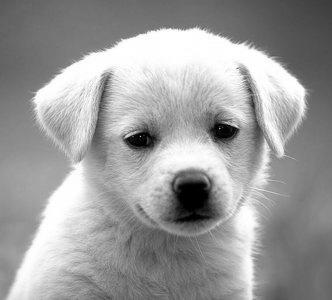
#> input picture dog.jpg, 332 x 300 px
$ python convolution-demo.py   (older library calls are emulated)
#> lines starting #> are read from the running program, lines starting #| are printed output that depends on the picture
# This does a convolution on an image
# if you get an error
# ImportError: No module named skimage
# you may need to run:
# > pip install scikit-image
# > pip install scipy

import numpy as np

from skimage import io
from skimage import data
from scipy.signal import convolve2d

image = io.imread('dog.jpg', as_grey=True)
#> image is the input picture: shape (300, 332) float64; min 0, max 1, mean 0.611

kernel = [[0.0, 0.5, 0.0],
          [0.5, 0.0, -0.5],
          [0.0, -0.5, 0.0]]

new_image = convolve2d(image, kernel)
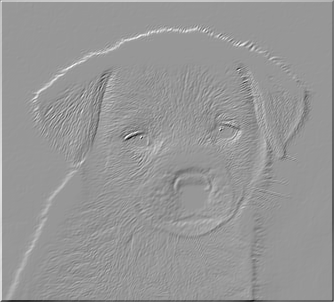
#> new_image: shape (302, 334) float64; min -0.643, max 0.439, mean -1.13e-18; drawn with min black and max white

io.imsave('out.png', new_image)

$ run again, with a_parrot.jpg copied over dog.jpg
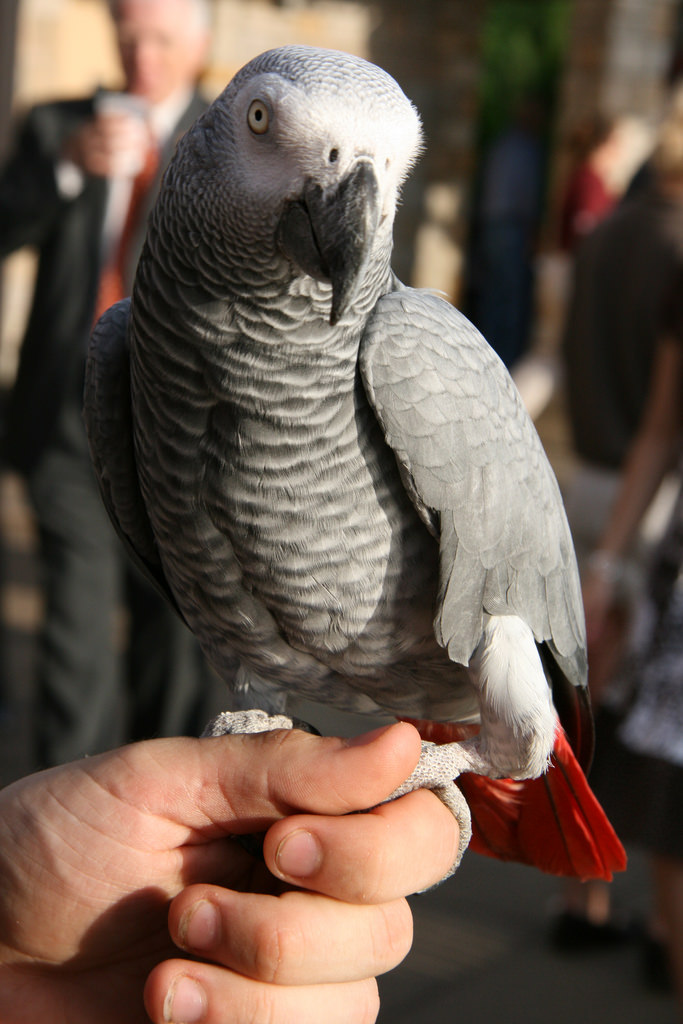
#> input picture a_parrot.jpg, 683 x 1024 px
#> `image = io.imread('dog.jpg', as_grey=True)`:
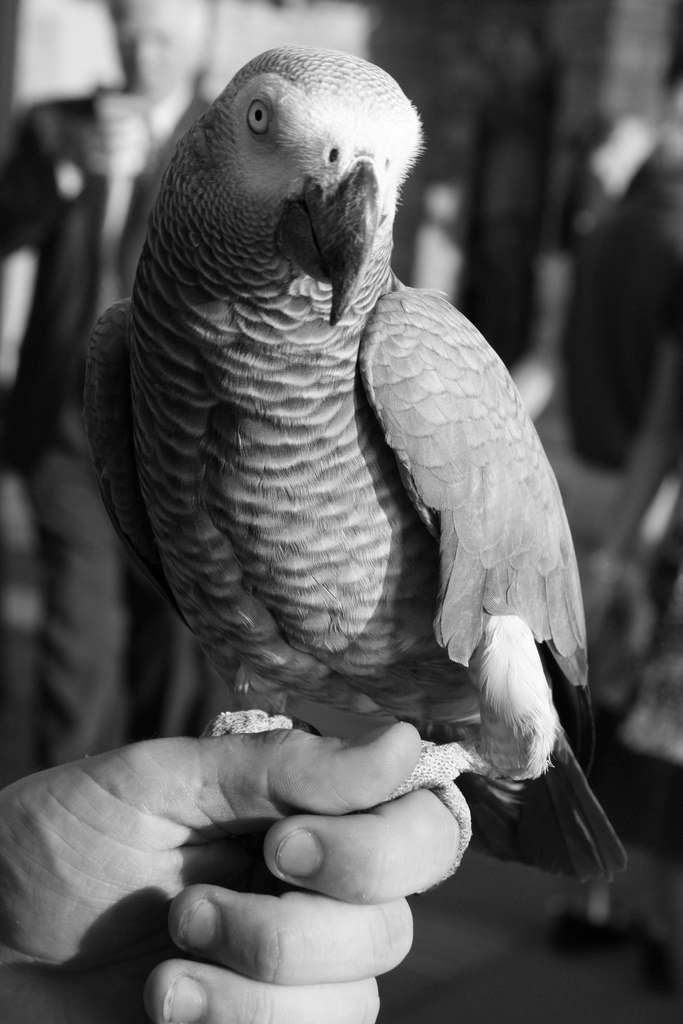
#> image: shape (1024, 683) float64; min 0, max 1, mean 0.358
#> `new_image = convolve2d(image, kernel)`:
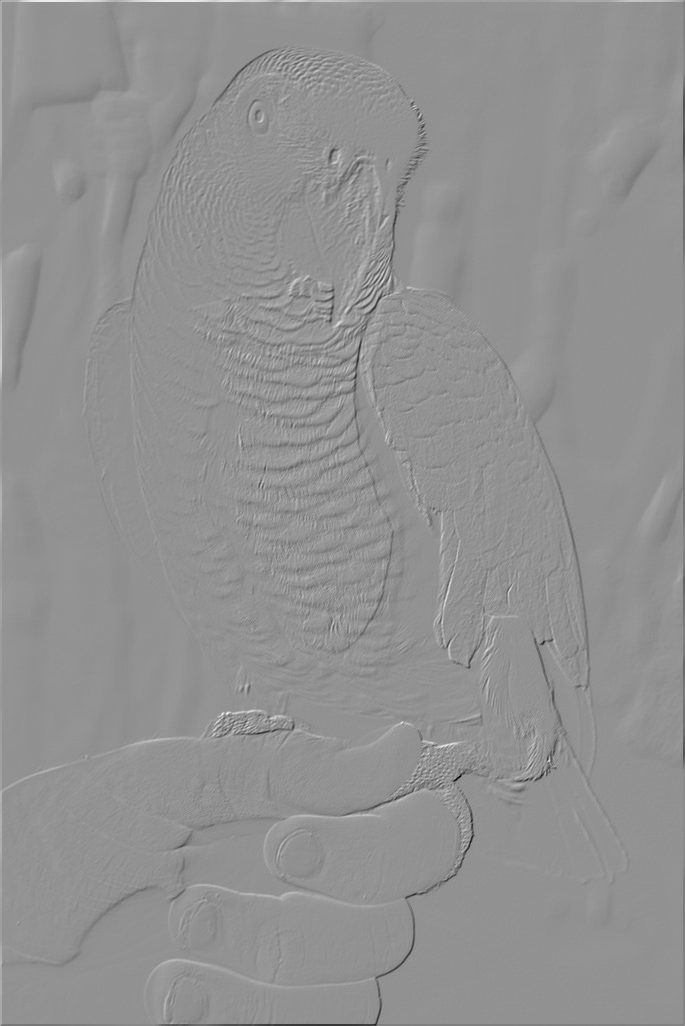
#> new_image: shape (1026, 685) float64; min -0.694, max 0.52, mean -4.04e-20; drawn with min black and max white

$ run again, with elephant.jpg copied over dog.jpg
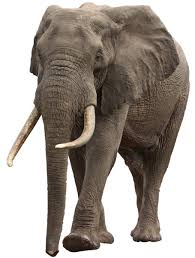
#> input picture elephant.jpg, 195 x 258 px
#> `new_image = convolve2d(image, kernel)`:
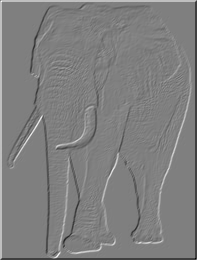
#> new_image: shape (260, 197) float64; min -1, max 1, mean 0; drawn with min black and max white

$ run again, with gary.jpg copied over dog.jpg
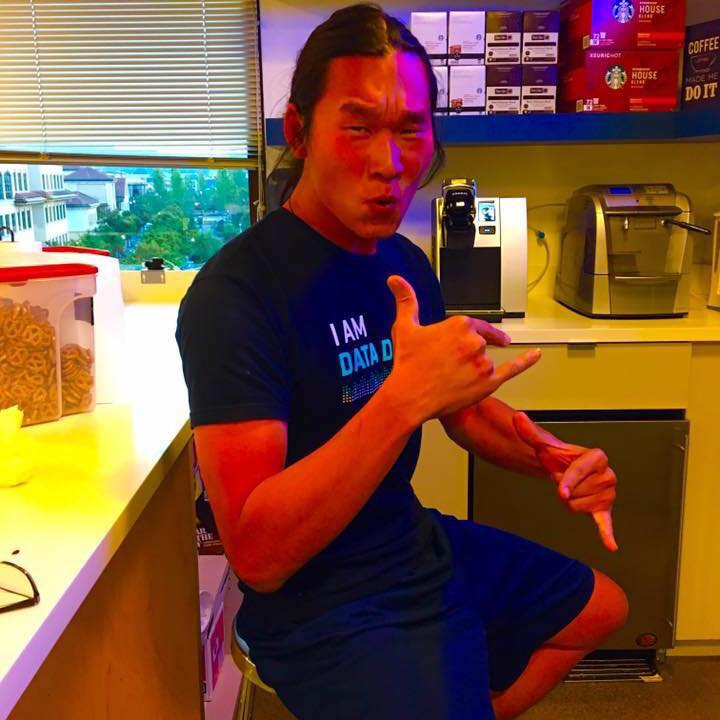
#> input picture gary.jpg, 720 x 720 px
#> `image = io.imread('dog.jpg', as_grey=True)`:
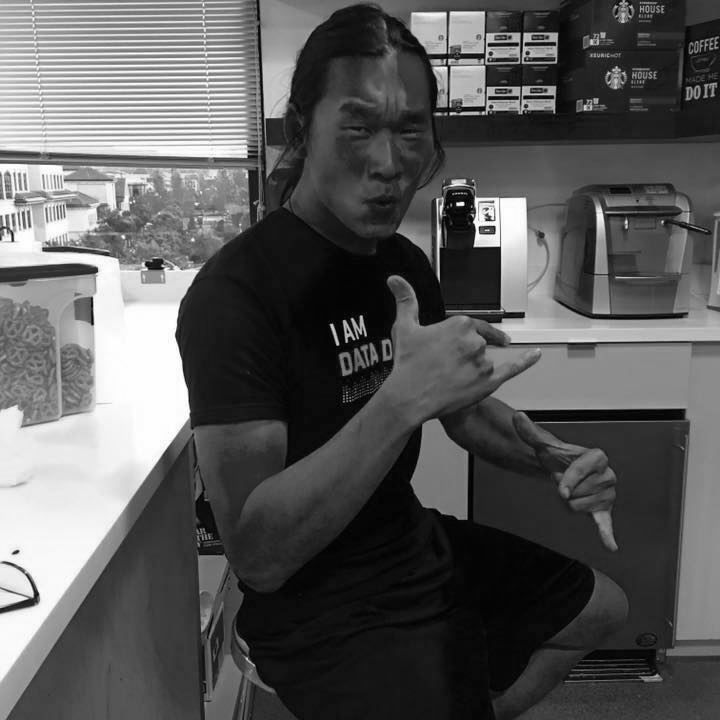
#> image: shape (720, 720) float64; min 0.000833, max 1, mean 0.354
#> `new_image = convolve2d(image, kernel)`:
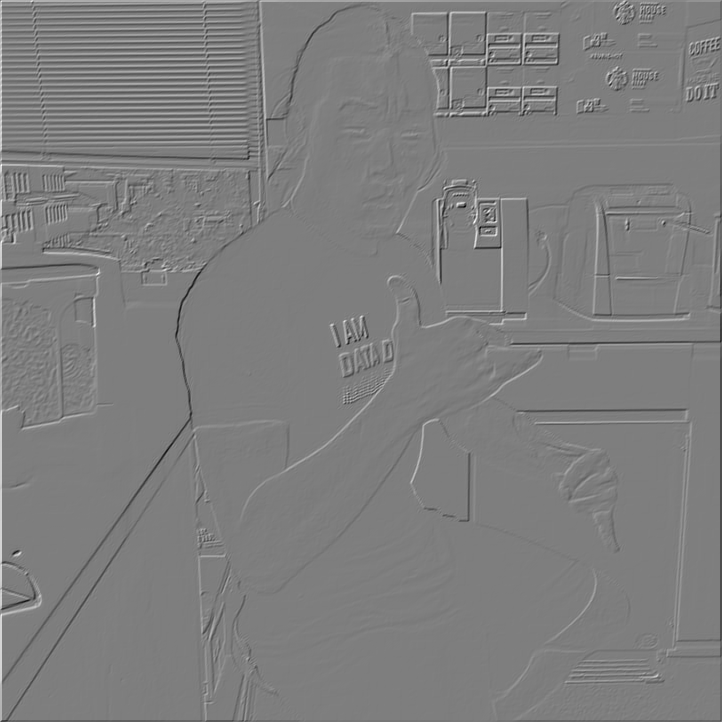
#> new_image: shape (722, 722) float64; min -0.713, max 0.725, mean 2.73e-19; drawn with min black and max white
